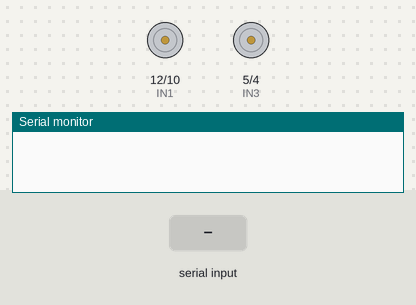
This sketch was run on a simulated Arduino Uno, built with avr-gcc and run on an emulated ATmega328P. On the bench: motor-driver pin pairs drawn as motors (green arrow = first pin HIGH = forward, orange = second pin HIGH = backward, longer = more drive, scaled by the enable pin), the last lines printed to the serial monitor. Inputs (shaded band) come from the test bench.

Above: at 1.2 s.
1.3 s: "F" received over Serial
At 1.8 s:
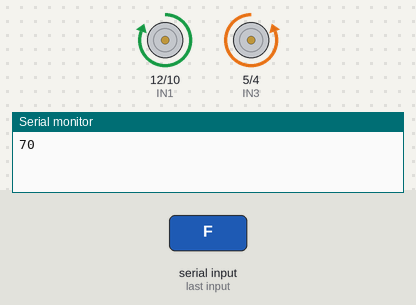
2.8 s: "L" received over Serial
At 4.0 s:
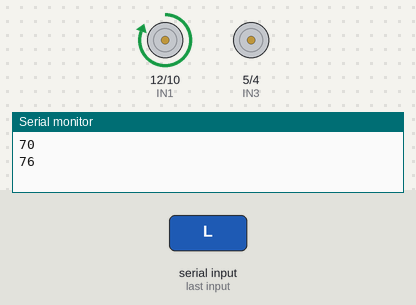
4.3 s: "R" received over Serial
At 5.2 s:
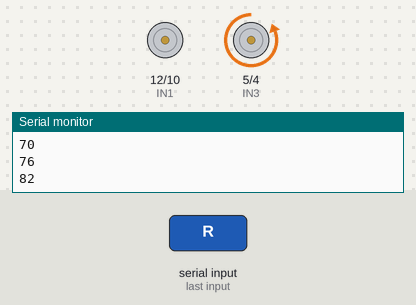
5.8 s: "G" received over Serial
At 6.4 s:
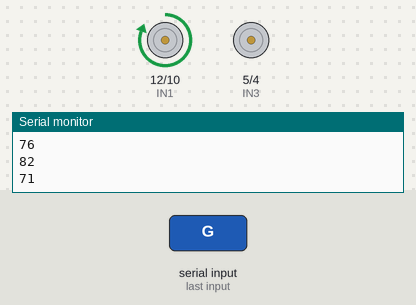
7.3 s: "I" received over Serial
At 8.5 s:
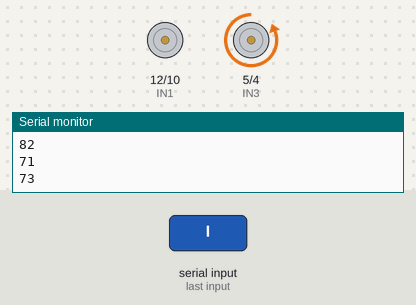
8.8 s: "H" received over Serial
At 9.9 s:
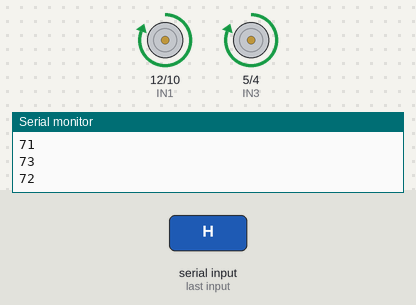
Timing chart, 0 to 11.3 s (numbered marks = the images above; inputs shaded):
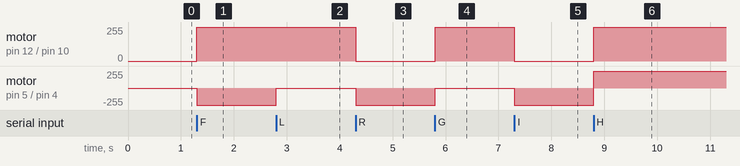

The sketch:

BT_RC_Car.ino
```cpp
const int IN1 = 12;
const int IN2 = 10;
const int enA = 11;
const int IN3 = 5;
const int IN4 = 4;
const int enB = 3;

byte serialA;
void setup() {

 Serial.begin(9600);

    pinMode(IN1, OUTPUT);
    pinMode(IN2, OUTPUT);
    pinMode(enA, OUTPUT);
    pinMode(IN3, OUTPUT);
    pinMode(IN4, OUTPUT);
    pinMode(enB, OUTPUT);

}

void loop() {

if (Serial.available() > 0) {serialA = Serial.read();Serial.println(serialA);}

   switch (serialA) {
    // forward
   case 'F':
        digitalWrite(IN1, HIGH);
        digitalWrite(IN2, LOW);
        digitalWrite(IN3, LOW);
        digitalWrite(IN4, HIGH);
        digitalWrite(enA, HIGH);
        digitalWrite(enB, HIGH);
        break;

         // left
    case 'L':
        digitalWrite(IN1, HIGH);
        digitalWrite(IN2, LOW);
        digitalWrite(IN3, HIGH);
        digitalWrite(IN4, LOW);
        digitalWrite(enA, HIGH);
        digitalWrite(enB, LOW);
        break;

    // right
    case 'R':
        digitalWrite(IN1, LOW);
        digitalWrite(IN2, HIGH);
        digitalWrite(IN3, LOW);
        digitalWrite(IN4, HIGH);
        digitalWrite(enA, LOW);
        digitalWrite(enB, HIGH);
        break;

    // forward left
    case 'G':
        digitalWrite(IN1, HIGH);
        digitalWrite(IN2, LOW);
        digitalWrite(IN3, LOW);
        digitalWrite(IN4, LOW);
        digitalWrite(enA, HIGH);
        digitalWrite(enB, HIGH);
        break;


    // forward right
    case 'I':
        digitalWrite(IN1, LOW);
        digitalWrite(IN2, LOW);
        digitalWrite(IN3, LOW);
        digitalWrite(IN4, HIGH);
        digitalWrite(enA, HIGH);
        digitalWrite(enB, HIGH);
        break;


    // backward left
    case 'H':
        digitalWrite(IN1, HIGH);
        digitalWrite(IN2, LOW);
        digitalWrite(IN3, HIGH);
        digitalWrite(IN4, LOW);
        digitalWrite(enA, HIGH);
        digitalWrite(enB, HIGH);
        break;

    // backward right
    case 'J':
        digitalWrite(IN1, LOW);
        digitalWrite(IN2, HIGH);
        digitalWrite(IN3, LOW);
        digitalWrite(IN4, HIGH);
        digitalWrite(enA, HIGH);
        digitalWrite(enB, HIGH);
        break;

    // backward
    case 'B':
        digitalWrite(IN1, LOW);
        digitalWrite(IN2, HIGH);
        digitalWrite(IN3, HIGH);
        digitalWrite(IN4, LOW);
        digitalWrite(enA, HIGH);
        digitalWrite(enB, HIGH);
        break;

     // Stop
     case 'S':
        digitalWrite(IN1, LOW);
        digitalWrite(IN2, LOW);
        digitalWrite(IN3, LOW);
        digitalWrite(IN4, LOW);
        digitalWrite(enA, LOW);
        digitalWrite(enB, LOW); }

    }
```

Measured:
- after the input at 1.3 s, motor on pin 12 (IN1) / pin 10 (IN2): stopped → forward 255/255 at once; motor on pin 5 (IN3) / pin 4 (IN4): stopped → backward 255/255 at once
- after the input at 2.8 s, motor on pin 5 (IN3) / pin 4 (IN4): backward 255/255 → stopped at once
- after the input at 4.3 s, motor on pin 12 (IN1) / pin 10 (IN2): forward 255/255 → stopped at once; motor on pin 5 (IN3) / pin 4 (IN4): stopped → backward 255/255 at once
- after the input at 5.8 s, motor on pin 12 (IN1) / pin 10 (IN2): stopped → forward 255/255 at once; motor on pin 5 (IN3) / pin 4 (IN4): backward 255/255 → stopped at once
- after the input at 7.3 s, motor on pin 12 (IN1) / pin 10 (IN2): forward 255/255 → stopped at once; motor on pin 5 (IN3) / pin 4 (IN4): stopped → backward 255/255 at once
- after the input at 8.8 s, motor on pin 12 (IN1) / pin 10 (IN2): stopped → forward 255/255 at once; motor on pin 5 (IN3) / pin 4 (IN4): backward 255/255 → forward 255/255 at once
